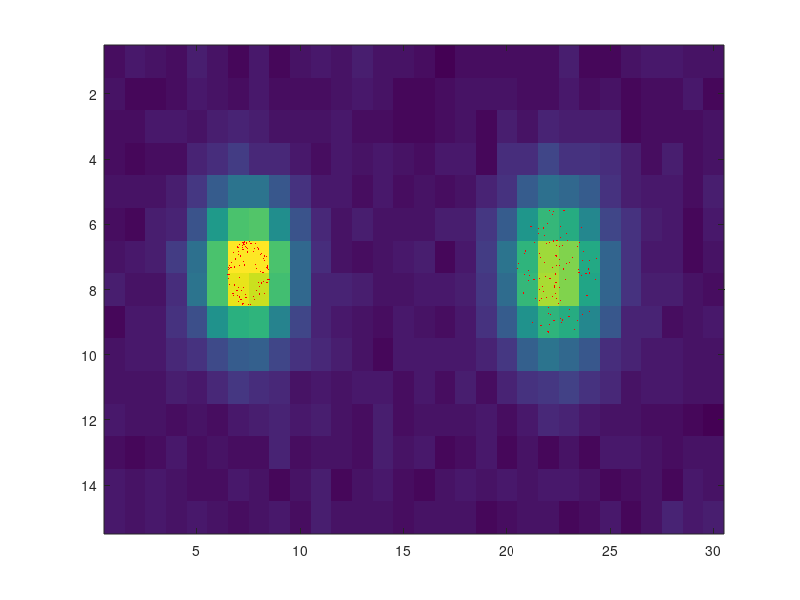

The MATLAB script that drew this image:
psf = @(coord,x,y)(0.05*rand+.95)*exp(-((x-coord(1))^2+(y-coord(2))^2)/(2*150^2));

pxsz = 100;
winsz = [1500,3000];
img = zeros(winsz/pxsz);

smr = 100;
lgr = 2*smr;

smp = 100;
lgp = smp;

smcent = [750,750];
lgcent = [2250,750];
% area = [];
% for iter = 1:1000;
smcoord = zeros(smp,2);
for i = 1:smp
    fr = @(r)4*r^2/(smr^2*sqrt(smr^2-r^2));
    rr1=0; rr2=inf;
    while rr2>fr(rr1)
        rr1 = smr*rand;
        rr2 = (20/smr)*rand;
    end
    rr = rr1;
    rth = rand*2*pi;
    smcoord(i,1) = smcent(1)+rr*cos(rth);
    smcoord(i,2) = smcent(2)+rr*sin(rth);
    for imy = 1:size(img,1)
        for imx = 1:size(img,2)
            img(imy,imx) = img(imy,imx) +...
                           psf(smcoord(i,:),imx*pxsz,imy*pxsz) +...
                           randn*.1;
        end
    end
end
lgcoord = zeros(lgp,2);
for i = 1:lgp
    fr = @(r)2*r/lgr^2;
    rr1=0; rr2=inf;
    while rr2>fr(rr1)
        rr1 = lgr*rand;
        rr2 = (2/lgr)*rand;
    end
    rr = rr1;
    rth = rand*2*pi;
    lgcoord(i,1) = lgcent(1)+rr*cos(rth);
    lgcoord(i,2) = lgcent(2)+rr*sin(rth);
    for imy = 1:size(img,1)
        for imx = 1:size(img,2)
            img(imy,imx) = img(imy,imx) +...
                           psf(lgcoord(i,:),imx*pxsz,imy*pxsz) +...
                           randn*.1;
        end
    end
end

close
figure
imagesc(img)
hold on
plot(smcoord(:,1)/pxsz,smcoord(:,2)/pxsz,'r.','markersize',1)
plot(lgcoord(:,1)/pxsz,lgcoord(:,2)/pxsz,'r.','markersize',1)
% [~,area(iter)] = convexHull(delaunayTriangulation(lgcoord));
% end